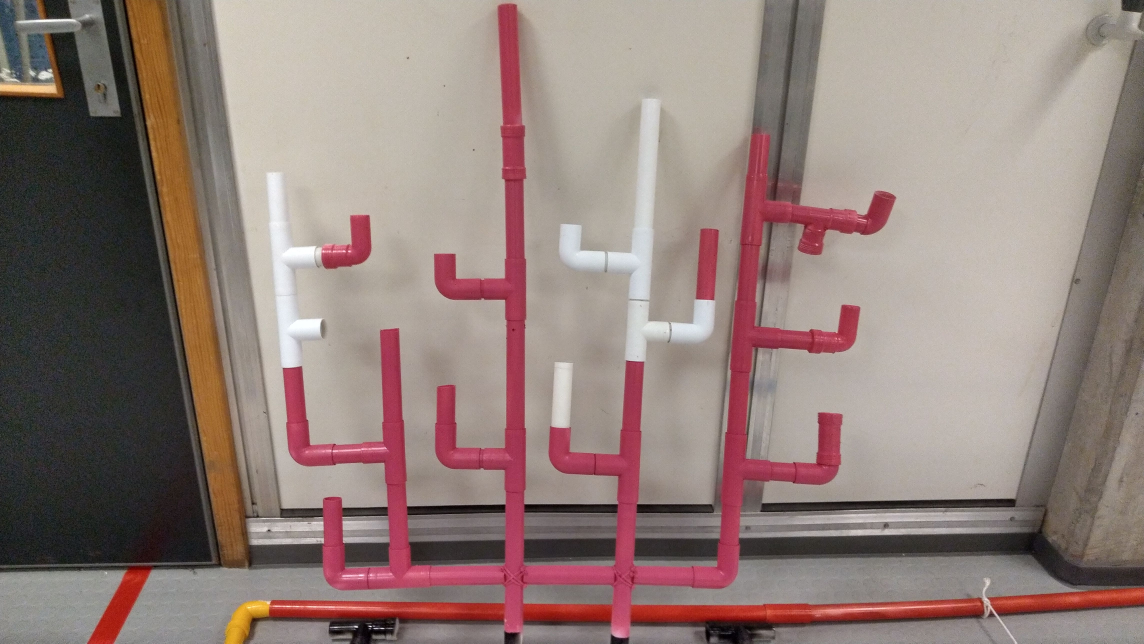
#> input picture korallrev/ref_imgs/mob_etter_2.jpg, 4576 x 2574 px, found by its file name (shown at 1/4 size)
$ python op_template_match.py
#> lines starting #> are read from the running program, lines starting #| are printed output that depends on the picture; after the words box and inside, x2 and y2 are one past the last pixel; in counts of white or black regions, pixels touching at a corner belong together
#> further down, im is the input picture: shape (2574, 4576, 3); mean B, G, R 121.7, 127.1, 145.7
### korallrev/tools.py
import cv2
import numpy as np
import matplotlib.pyplot as plt


class ObjectTotal:
    # [54 lines left out: functions __init__, set_before, get_bokses, draw_rectangles, show, not called in this run]
        # plt.show()


class Template:
    # [4 lines left out: function __init__, not called in this run]

    def show(self):
        # plt.figure()
        plt.imshow(self.image)


# [4 lines left out: function make_template, not called in this run]


class ObjectPart:
    __id = 0  # unik id for hver del, gjør det lettere å se hva som forsvinner/står igjen.
    # Hva hver del av korallrevet trenger

    # [29 lines left out: functions __init__, get_rectangle, set_color, not called in this run]

    def __str__(self):
        return f'id er {self._id}'

    def __repr__(self):
        return self.__str__()


def lilla_contour(img):
    hue = (155, 179)
    img_hsv = cv2.cvtColor(img, cv2.COLOR_BGR2HSV)
#> img_hsv: shape (2574, 4576, 3); mean H, S, V 41.9, 47.1, 146.1
    # [4 lines of commented-out code are left out]
    color_low = np.array([hue[0], 60, 90])  # bra for MATE
    color_high = np.array([hue[1], 200, 221])  # bra for MATE
    mask = cv2.inRange(img_hsv, color_low, color_high)
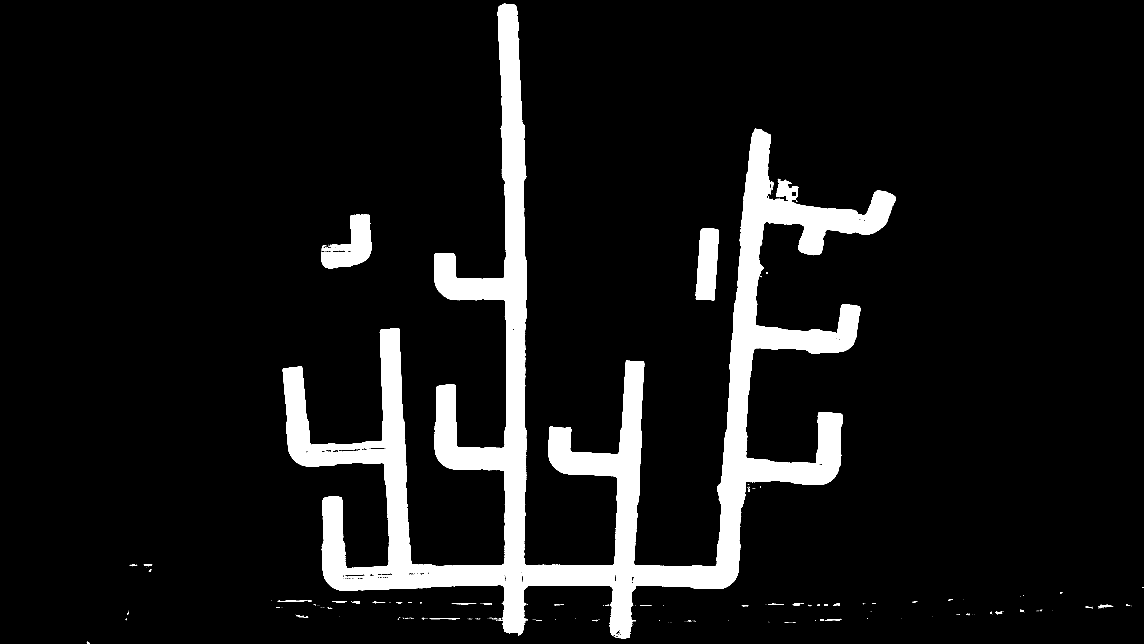
#> mask: shape (2574, 4576) (shown at 1/4 size); 8.7% white; 460 white regions (402 under 20 px), largest, box (x1, y1, x2, y2) and area: (1131, 14, 3584, 2554) 976002, (1285, 858, 1486, 1074) 23895, (2783, 913, 2876, 1201) 21133
    res = cv2.bitwise_and(img, img, mask=mask)
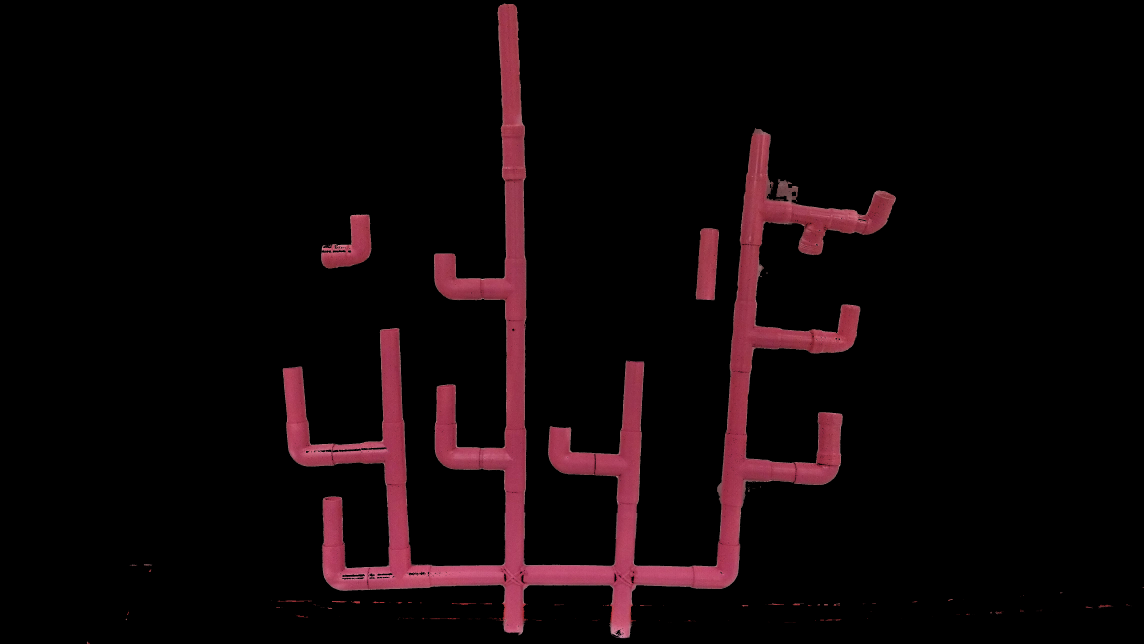
#> res: shape (2574, 4576, 3) (shown at 1/4 size); mean B, G, R 7.4, 5.6, 14.2
    bare_h_lag = res[:, :, 0]
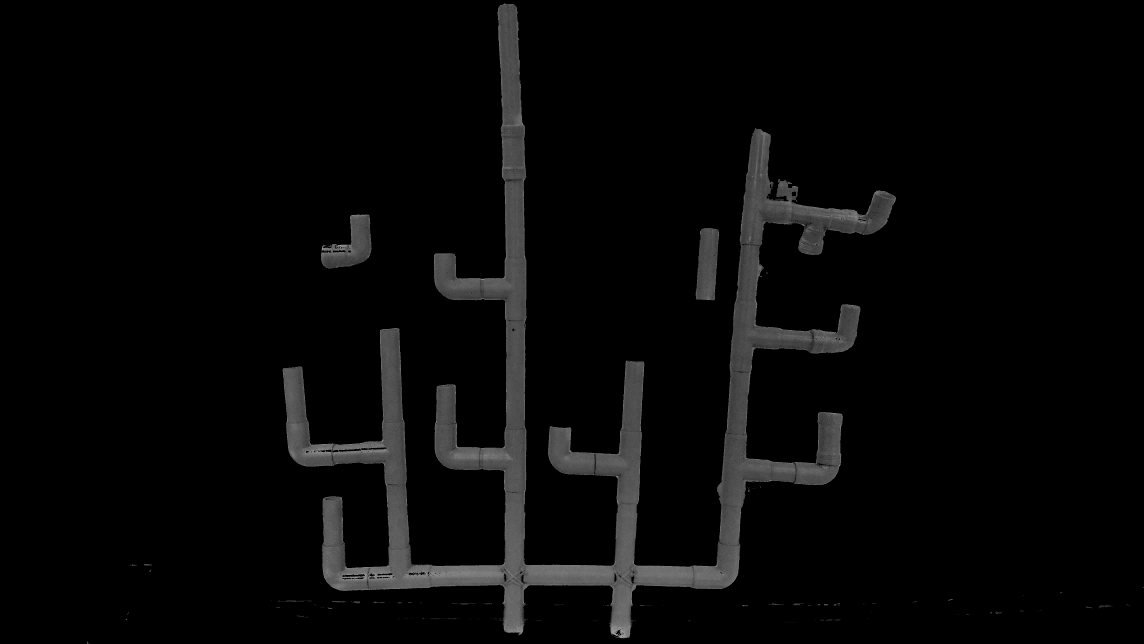
#> bare_h_lag: shape (2574, 4576) (shown at 1/4 size); min 0, max 191, mean 7.4
    ret, contour_med_stoy = cv2.threshold(bare_h_lag, 30, 250, cv2.THRESH_BINARY)
#> contour_med_stoy: shape (2574, 4576); values 0 (black) and 250 (white), 8.7% white; 424 white regions (366 under 20 px)

    contours, hir = cv2.findContours(contour_med_stoy, cv2.RETR_TREE, cv2.CHAIN_APPROX_SIMPLE)
#> contours = 1566 contours, 1473 with area under 20; largest, box (x1, y1, x2, y2) and area: (1131, 14, 3584, 2554) 972525, (1285, 858, 1486, 1074) 24007, (2783, 913, 2876, 1201) 20801, (1329, 1794, 1445, 1810) 924, (1443, 1788, 1548, 1801) 770; hir = 1566 rows, first 6: [2, -1, 1, -1], [-1, -1, -1, 0], [3, 0, -1, -1], [4, 2, -1, -1], [5, 3, -1, -1], [6, 4, -1, -1]
    cntsSorted = sorted(contours, key=lambda x: cv2.contourArea(x), reverse=True)
#> cntsSorted has the same summary as contours
    cnt1 = cntsSorted[:5]  # Tar de 6 første konturene, som skal være de seks største
#> cnt1 = 5 contours; box (x1, y1, x2, y2) and area: (1131, 14, 3584, 2554) 972525, (1285, 858, 1486, 1074) 24007, (2783, 913, 2876, 1201) 20801, (1329, 1794, 1445, 1810) 924, (1443, 1788, 1548, 1801) 770
    blank = np.zeros(bare_h_lag.shape)
    only_contour = cv2.drawContours(blank, cnt1, -1, 255, -1)
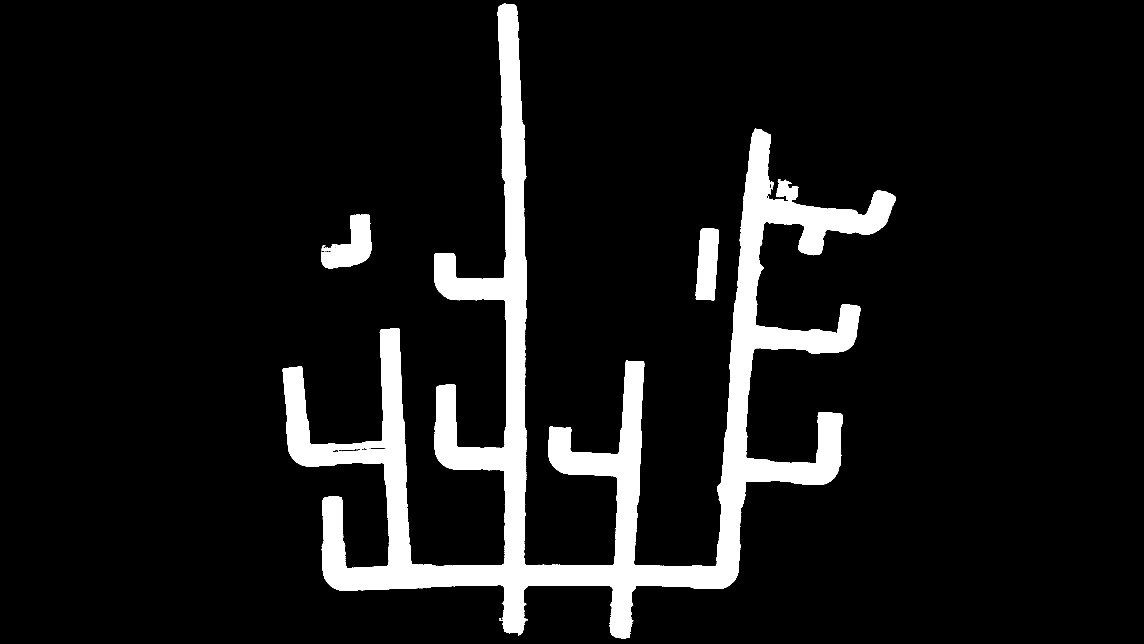
#> only_contour: shape (2574, 4576) float64 (shown at 1/4 size); 8.7% white; 3 white regions, box (x1, y1, x2, y2) and area: (1131, 14, 3584, 2554) 983176, (1285, 858, 1486, 1074) 24489, (2783, 913, 2876, 1201) 21153
    only_contour = np.uint8(only_contour)
    #
    # print(only_contour)
    # print(contour_med_stoy)
    return contour_med_stoy, only_contour


def biggest_contour_roi(gray_img):
    # plt.figure()
    # plt.imshow(gray_img)
    # plt.show()
#> (the run stopped early here; a loop or call above may not have finished)

$ run again, with korallrev/ref_imgs/bilde_mobil_2.jpg copied over korallrev/ref_imgs/mob_etter_2.jpg
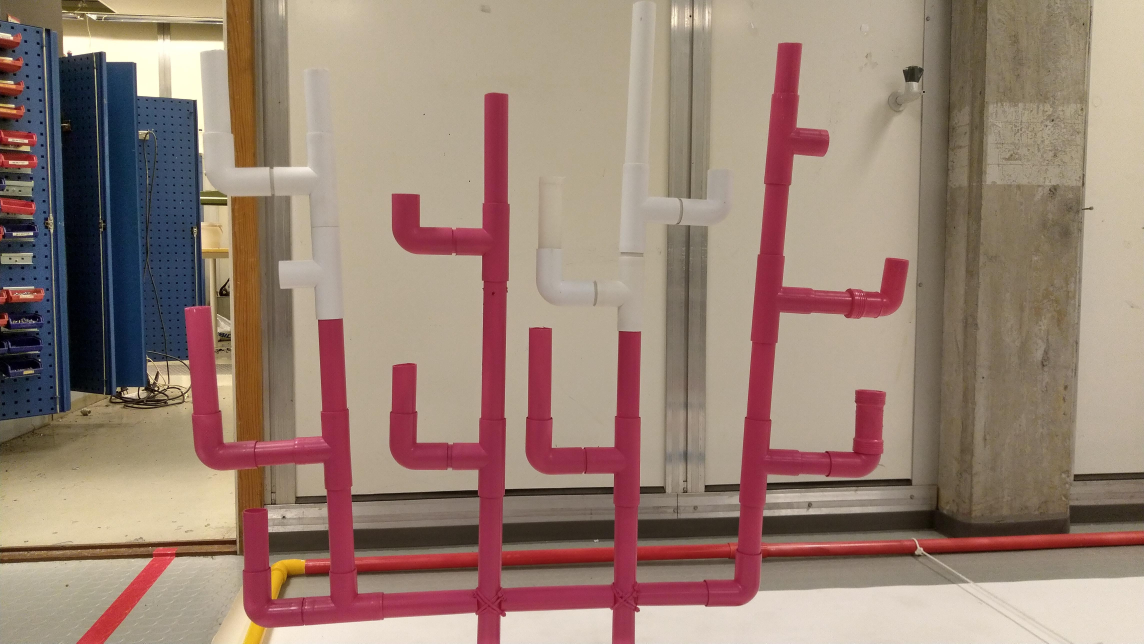
#> input picture korallrev/ref_imgs/bilde_mobil_2.jpg, 4576 x 2574 px, found by its file name (shown at 1/4 size)
#> im is the input picture: shape (2574, 4576, 3); mean B, G, R 116.6, 129.4, 152.7
#> img_hsv: shape (2574, 4576, 3); mean H, S, V 43.2, 80.1, 155.3
#> mask: shape (2574, 4576); 11.6% white; 594 white regions (513 under 20 px), largest, box (x1, y1, x2, y2) and area: (737, 171, 3634, 2574) 1335380, (472, 2231, 685, 2433) 12028, (307, 2428, 484, 2574) 5546
#> in lilla_contour, `bare_h_lag = res[:, :, 0]`:
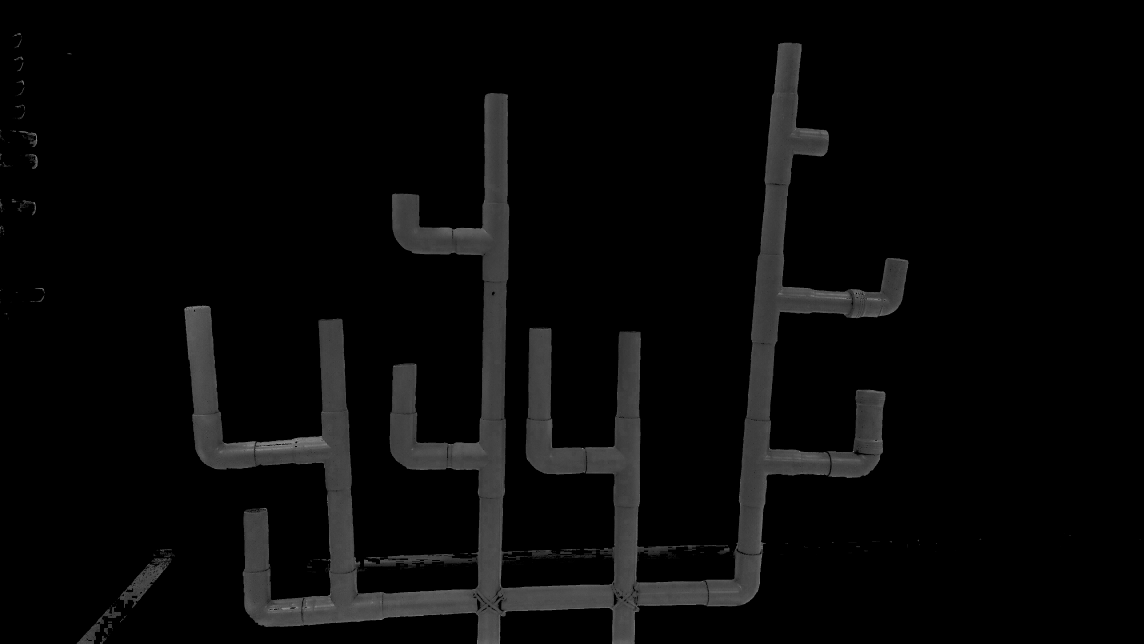
#> bare_h_lag: shape (2574, 4576) (shown at 1/4 size); min 0, max 180, mean 8.2
#> contour_med_stoy: shape (2574, 4576); values 0 (black) and 250 (white), 11.6% white; 522 white regions (441 under 20 px)
#> contours = 2179 contours, 1989 with area under 20; largest, box (x1, y1, x2, y2) and area: (737, 171, 3634, 2574) 1328470, (472, 2231, 685, 2433) 13216, (307, 2428, 484, 2574) 5490, (72, 524, 149, 588) 1090, (2256, 2218, 2384, 2234) 844; hir = 2179 rows, first 6: [14, -1, 1, -1], [2, -1, -1, 0], [3, 1, -1, 0], [4, 2, -1, 0], [5, 3, -1, 0], [6, 4, -1, 0]
#> cntsSorted has the same summary as contours
#> cnt1 = 5 contours; box (x1, y1, x2, y2) and area: (737, 171, 3634, 2574) 1328470, (472, 2231, 685, 2433) 13216, (307, 2428, 484, 2574) 5490, (72, 524, 149, 588) 1090, (2256, 2218, 2384, 2234) 844
#> in lilla_contour, `only_contour = cv2.drawContours(blank, cnt1, -1, 255, -1)`:
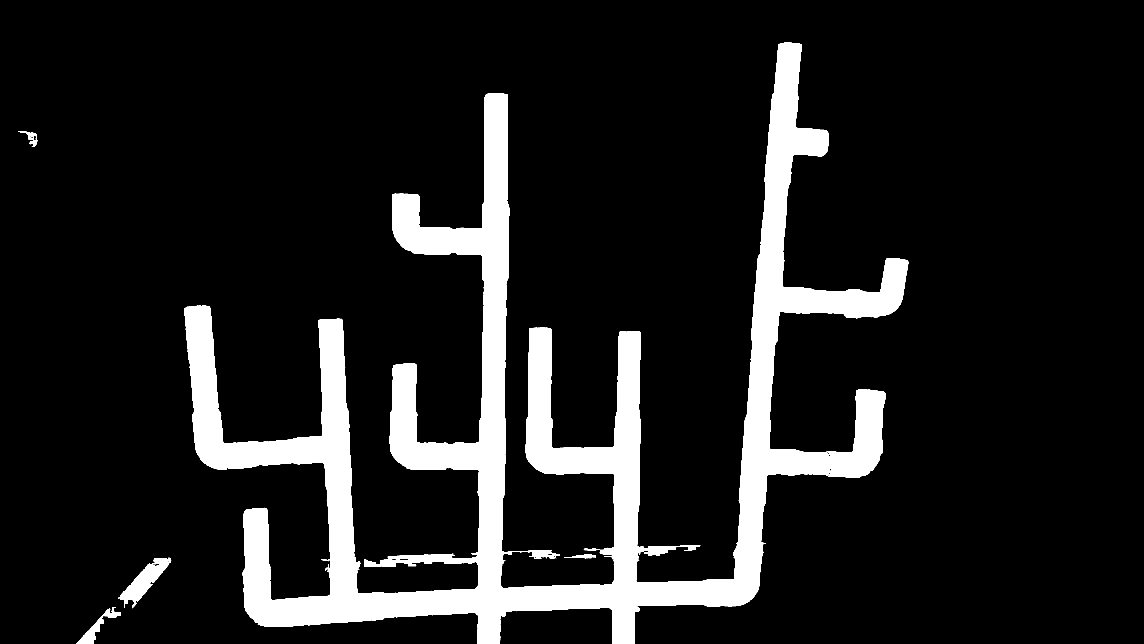
#> only_contour: shape (2574, 4576) float64 (shown at 1/4 size); 11.6% white; 5 white regions, box (x1, y1, x2, y2) and area: (737, 171, 3634, 2574) 1343887, (472, 2231, 685, 2433) 13767, (307, 2428, 484, 2574) 5810, (72, 524, 149, 588) 1324, (2256, 2218, 2384, 2234) 1020
